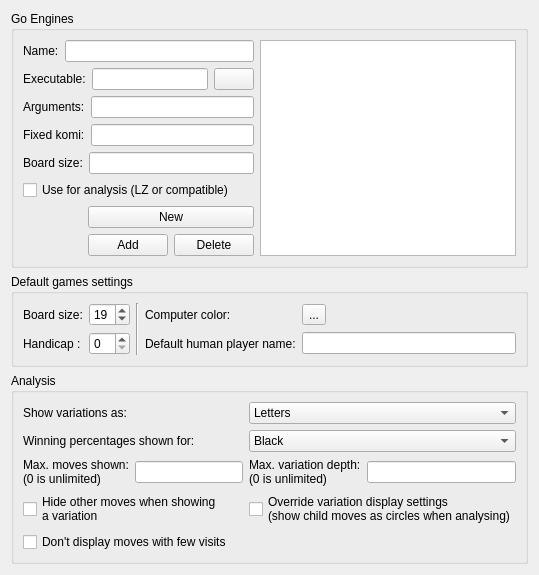
     <widget class="QWidget" name="ComputerGoTabWidget">
      <attribute name="title">
       <string>Computer Go</string>
      </attribute>
      <layout class="QGridLayout">
       <item row="4" column="0">
        <spacer name="Spacer8">
         <property name="orientation">
          <enum>Qt::Orientation::Vertical</enum>
         </property>
         <property name="sizeType">
          <enum>QSizePolicy::Policy::Expanding</enum>
         </property>
         <property name="sizeHint" stdset="0">
          <size>
           <width>20</width>
           <height>0</height>
          </size>
         </property>
        </spacer>
       </item>
       <item row="2" column="0">
        <widget class="QGroupBox" name="groupBox25_3">
         <property name="title">
          <string>Default games settings</string>
         </property>
         <layout class="QGridLayout" name="gridLayout_8">
          <item row="1" column="4">
           <widget class="QLineEdit" name="humanName"/>
          </item>
          <item row="1" column="0">
           <widget class="QLabel" name="TextLabel6_2">
            <property name="toolTip">
             <string>Playing time</string>
            </property>
            <property name="text">
             <string>Handicap :</string>
            </property>
            <property name="wordWrap">
             <bool>false</bool>
            </property>
           </widget>
          </item>
          <item row="0" column="3">
           <widget class="QLabel" name="label_7">
            <property name="text">
             <string>Computer color:</string>
            </property>
           </widget>
          </item>
          <item row="0" column="0">
           <widget class="QLabel" name="TextLabel3_3_3">
            <property name="toolTip">
             <string>board size</string>
            </property>
            <property name="text">
             <string>Board size:</string>
            </property>
            <property name="wordWrap">
             <bool>false</bool>
            </property>
           </widget>
          </item>
          <item row="0" column="1">
           <widget class="QSpinBox" name="computerSizeSpin">
            <property name="maximumSize">
             <size>
              <width>60</width>
              <height>32767</height>
             </size>
            </property>
            <property name="toolTip">
             <string>board size</string>
            </property>
            <property name="minimum">
             <number>4</number>
            </property>
            <property name="maximum">
             <number>36</number>
            </property>
            <property name="value">
             <number>19</number>
            </property>
           </widget>
          </item>
          <item row="0" column="4">
           <layout class="QHBoxLayout" name="horizontalLayout_4">
            <property name="topMargin">
             <number>0</number>
            </property>
            <item>
             <widget class="QToolButton" name="computerWhiteButton">
              <property name="text">
               <string>...</string>
              </property>
              <property name="icon">
               <iconset resource="q4go.qrc">
                <normaloff>:/images/stone_b16.png</normaloff>
                <normalon>:/images/stone_w16.png</normalon>:/images/stone_b16.png</iconset>
              </property>
              <property name="checkable">
               <bool>true</bool>
              </property>
             </widget>
            </item>
            <item>
             <spacer name="horizontalSpacer_2">
              <property name="orientation">
               <enum>Qt::Orientation::Horizontal</enum>
              </property>
              <property name="sizeHint" stdset="0">
               <size>
                <width>40</width>
                <height>20</height>
               </size>
              </property>
             </spacer>
            </item>
           </layout>
          </item>
          <item row="1" column="1">
           <widget class="QSpinBox" name="computerHandicapSpin">
            <property name="maximumSize">
             <size>
              <width>60</width>
              <height>32767</height>
             </size>
            </property>
            <property name="toolTip">
             <string>Playing time</string>
            </property>
            <property name="suffix">
             <string/>
            </property>
            <property name="minimum">
             <number>0</number>
            </property>
            <property name="maximum">
             <number>9</number>
            </property>
            <property name="value">
             <number>0</number>
            </property>
           </widget>
          </item>
          <item row="1" column="3">
           <widget class="QLabel" name="TextLabel3_3_5">
            <property name="toolTip">
             <string>board size</string>
            </property>
            <property name="text">
             <string>Default human player name:</string>
            </property>
            <property name="wordWrap">
             <bool>false</bool>
            </property>
           </widget>
          </item>
          <item row="0" column="2" rowspan="2">
           <widget class="Line" name="line">
            <property name="orientation">
             <enum>Qt::Orientation::Vertical</enum>
            </property>
           </widget>
          </item>
         </layout>
        </widget>
       </item>
       <item row="0" column="0">
        <widget class="QGroupBox" name="GoEnginegroup_box">
         <property name="title">
          <string>Go Engines</string>
         </property>
         <layout class="QGridLayout" name="gridLayout_7">
          <item row="7" column="0">
           <widget class="QWidget" name="widget_6" native="true">
            <layout class="QGridLayout" name="gridLayout_6">
             <property name="leftMargin">
              <number>0</number>
             </property>
             <property name="topMargin">
              <number>0</number>
             </property>
             <property name="rightMargin">
              <number>0</number>
             </property>
             <property name="bottomMargin">
              <number>0</number>
             </property>
             <property name="verticalSpacing">
              <number>6</number>
             </property>
             <item row="0" column="0">
              <spacer name="horizontalSpacer">
               <property name="orientation">
                <enum>Qt::Orientation::Horizontal</enum>
               </property>
               <property name="sizeHint" stdset="0">
                <size>
                 <width>0</width>
                 <height>20</height>
                </size>
               </property>
              </spacer>
             </item>
             <item row="0" column="1">
              <layout class="QVBoxLayout" name="_21">
               <property name="spacing">
                <number>6</number>
               </property>
               <property name="leftMargin">
                <number>0</number>
               </property>
               <property name="topMargin">
                <number>0</number>
               </property>
               <property name="rightMargin">
                <number>0</number>
               </property>
               <property name="bottomMargin">
                <number>0</number>
               </property>
               <item>
                <widget class="QPushButton" name="pb_engine_new">
                 <property name="sizePolicy">
                  <sizepolicy hsizetype="Preferred" vsizetype="Fixed">
                   <horstretch>0</horstretch>
                   <verstretch>0</verstretch>
                  </sizepolicy>
                 </property>
                 <property name="toolTip">
                  <string>Clear the engine form.</string>
                 </property>
                 <property name="whatsThis">
                  <string>New

clear form; doesn't make any changes to the entries</string>
                 </property>
                 <property name="text">
                  <string>New</string>
                 </property>
                </widget>
               </item>
               <item>
                <layout class="QHBoxLayout" name="_22">
                 <property name="spacing">
                  <number>6</number>
                 </property>
                 <property name="leftMargin">
                  <number>0</number>
                 </property>
                 <property name="topMargin">
                  <number>0</number>
                 </property>
                 <property name="rightMargin">
                  <number>0</number>
                 </property>
                 <property name="bottomMargin">
                  <number>0</number>
                 </property>
                 <item>
                  <widget class="QPushButton" name="pb_engine_add">
                   <property name="toolTip">
                    <string>Add or change the current entry.</string>
                   </property>
                   <property name="whatsThis">
                    <string>Add or Change

Label 'Change ' appears when title is not unique, i.e. the saved entries with that title will be superseded by the current entries.

Label 'Add' is default. The given entries will be saved under the given title.</string>
                   </property>
                   <property name="text">
                    <string>Add</string>
                   </property>
                  </widget>
                 </item>
                 <item>
                  <widget class="QPushButton" name="pb_engine_delete">
                   <property name="toolTip">
                    <string>Delete the current entry.</string>
                   </property>
                   <property name="whatsThis">
                    <string>Delete

Deletes the saved entries with same Title.

Note: 'Delete' concerns saved records.</string>
                   </property>
                   <property name="text">
                    <string>Delete</string>
                   </property>
                  </widget>
                 </item>
                </layout>
               </item>
              </layout>
             </item>
            </layout>
           </widget>
          </item>
          <item row="6" column="0">
           <spacer name="verticalSpacer_14">
            <property name="orientation">
             <enum>Qt::Orientation::Vertical</enum>
            </property>
            <property name="sizeHint" stdset="0">
             <size>
              <width>20</width>
              <height>0</height>
             </size>
            </property>
           </spacer>
          </item>
          <item row="1" column="0">
           <layout class="QHBoxLayout" name="horizontalLayout_9">
            <item>
             <widget class="QLabel" name="enginelabel_2">
              <property name="text">
               <string>Executable:</string>
              </property>
              <property name="buddy">
               <cstring>enginePath</cstring>
              </property>
             </widget>
            </item>
            <item>
             <widget class="QLineEdit" name="enginePath">
              <property name="toolTip">
               <string>The path to the GTP engine's executable.</string>
              </property>
             </widget>
            </item>
            <item>
             <widget class="QPushButton" name="enginePathButton">
              <property name="text">
               <string/>
              </property>
              <property name="icon">
               <iconset resource="q4go.qrc">
                <normaloff>:/ClientWindowGui/images/clientwindow/fileopen.png</normaloff>:/ClientWindowGui/images/clientwindow/fileopen.png</iconset>
              </property>
             </widget>
            </item>
           </layout>
          </item>
          <item row="0" column="0">
           <layout class="QHBoxLayout" name="horizontalLayout_8">
            <item>
             <widget class="QLabel" name="enginelabel_1">
              <property name="text">
               <string>Name:</string>
              </property>
              <property name="buddy">
               <cstring>engineName</cstring>
              </property>
             </widget>
            </item>
            <item>
             <widget class="QLineEdit" name="engineName">
              <property name="toolTip">
               <string>The name of the engine by which it is selected in the new computer game dialog</string>
              </property>
             </widget>
            </item>
           </layout>
          </item>
          <item row="5" column="0">
           <widget class="QCheckBox" name="engineAnalysis">
            <property name="text">
             <string>Use for analysis (LZ or compatible)</string>
            </property>
           </widget>
          </item>
          <item row="3" column="0">
           <layout class="QHBoxLayout" name="horizontalLayout_7">
            <item>
             <widget class="QLabel" name="enginelabel_4">
              <property name="text">
               <string>Fixed komi:</string>
              </property>
              <property name="buddy">
               <cstring>engineKomi</cstring>
              </property>
             </widget>
            </item>
            <item>
             <widget class="QLineEdit" name="engineKomi"/>
            </item>
           </layout>
          </item>
          <item row="2" column="0">
           <layout class="QHBoxLayout" name="horizontalLayout_10">
            <item>
             <widget class="QLabel" name="enginelabel_3">
              <property name="text">
               <string>Arguments:</string>
              </property>
              <property name="buddy">
               <cstring>engineArgs</cstring>
              </property>
             </widget>
            </item>
            <item>
             <widget class="QLineEdit" name="engineArgs">
              <property name="toolTip">
               <string>Any command line arguments that should be passed at startup.</string>
              </property>
             </widget>
            </item>
           </layout>
          </item>
          <item row="4" column="0">
           <layout class="QHBoxLayout" name="horizontalLayout_17">
            <item>
             <widget class="QLabel" name="enginelabel_5">
              <property name="text">
               <string>Board size:</string>
              </property>
              <property name="buddy">
               <cstring>engineSize</cstring>
              </property>
             </widget>
            </item>
            <item>
             <widget class="QLineEdit" name="engineSize"/>
            </item>
           </layout>
          </item>
          <item row="0" column="1" rowspan="8">
           <widget class="ClickableListView" name="ListView_engines">
            <property name="sizePolicy">
             <sizepolicy hsizetype="Expanding" vsizetype="MinimumExpanding">
              <horstretch>0</horstretch>
              <verstretch>0</verstretch>
             </sizepolicy>
            </property>
           </widget>
          </item>
         </layout>
        </widget>
       </item>
       <item row="3" column="0">
        <widget class="QGroupBox" name="groupBox_6">
         <property name="title">
          <string>Analysis</string>
         </property>
         <layout class="QFormLayout" name="formLayout">
          <item row="0" column="0">
           <widget class="QLabel" name="label_17">
            <property name="text">
             <string>Show variations as:</string>
            </property>
           </widget>
          </item>
          <item row="0" column="1">
           <widget class="QComboBox" name="anVarComboBox">
            <item>
             <property name="text">
              <string>Letters</string>
             </property>
            </item>
            <item>
             <property name="text">
              <string>Percentage difference</string>
             </property>
            </item>
            <item>
             <property name="text">
              <string>Absolute percentage</string>
             </property>
            </item>
           </widget>
          </item>
          <item row="1" column="0">
           <widget class="QLabel" name="label_18">
            <property name="text">
             <string>Winning percentages shown for:</string>
            </property>
           </widget>
          </item>
          <item row="1" column="1">
           <widget class="QComboBox" name="winrateComboBox">
            <item>
             <property name="text">
              <string>Black</string>
             </property>
            </item>
            <item>
             <property name="text">
              <string>White</string>
             </property>
            </item>
            <item>
             <property name="text">
              <string>Side to move</string>
             </property>
            </item>
           </widget>
          </item>
          <item row="2" column="1">
           <layout class="QHBoxLayout" name="horizontalLayout_11">
            <item>
             <widget class="QLabel" name="label_19">
              <property name="text">
               <string>Max. variation depth:
(0 is unlimited)</string>
              </property>
             </widget>
            </item>
            <item>
             <widget class="QLineEdit" name="anDepthEdit"/>
            </item>
           </layout>
          </item>
          <item row="2" column="0">
           <layout class="QHBoxLayout" name="horizontalLayout_12">
            <item>
             <widget class="QLabel" name="label_20">
              <property name="text">
               <string>Max. moves shown:
(0 is unlimited)</string>
              </property>
             </widget>
            </item>
            <item>
             <widget class="QLineEdit" name="anMaxMovesEdit"/>
            </item>
           </layout>
          </item>
          <item row="3" column="1">
           <widget class="QCheckBox" name="anChildMovesCheckBox">
            <property name="text">
             <string>Override variation display settings
(show child moves as circles when analysing)</string>
            </property>
           </widget>
          </item>
          <item row="3" column="0">
           <widget class="QCheckBox" name="anHideCheckBox">
            <property name="text">
             <string>Hide other moves when showing
a variation</string>
            </property>
           </widget>
          </item>
          <item row="4" column="0">
           <widget class="QCheckBox" name="anPruneCheckBox">
            <property name="text">
             <string>Don't display moves with few visits</string>
            </property>
           </widget>
          </item>
         </layout>
        </widget>
       </item>
      </layout>
     </widget>
